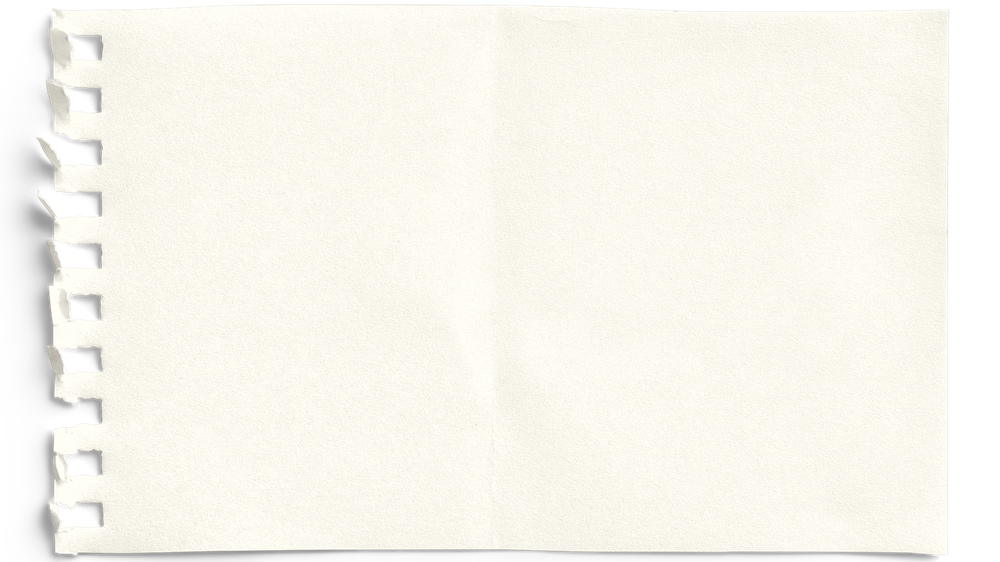
#> input picture assets/paper/a torn page of a notepad (horizontal, torn side left).png, 1000 x 562 px, shrunk from 1920 x 1080 before the run, found by its file name; its folder holds 4 pictures in this run
$ python temp_profile.py
#> lines starting #> are read from the running program, lines starting #| are printed output that depends on the picture
"""Print alpha profiles for each paper sheet so I can see which has a ragged bottom usable as a barrier."""
import os
from PIL import Image

FOLDER = r"assets\paper"

def row_coverage(a, w, y):
    step = max(1, w // 200)
    tot = op = 0
    for x in range(0, w, step):
        v = a.getpixel((x, y))
        tot += 1
        if v > 200:
            op += 1
    return round(100 * op / tot)

def col_coverage(a, h, x):
    step = max(1, h // 200)
    tot = op = 0
    for y in range(0, h, step):
        v = a.getpixel((x, y))
        tot += 1
        if v > 200:
            op += 1
    return round(100 * op / tot)

def main():
    for f in sorted(os.listdir(FOLDER)):
        if not f.lower().endswith('.png'):
            continue
        img = Image.open(os.path.join(FOLDER, f)).convert('RGBA')
#> img is the input picture: PIL image 1000x562 RGBA; mean R, G, B, A 215.7, 213.4, 205.5, 218.2
        w, h = img.size
#> w = 1000; h = 562
        a = img.getchannel('A')
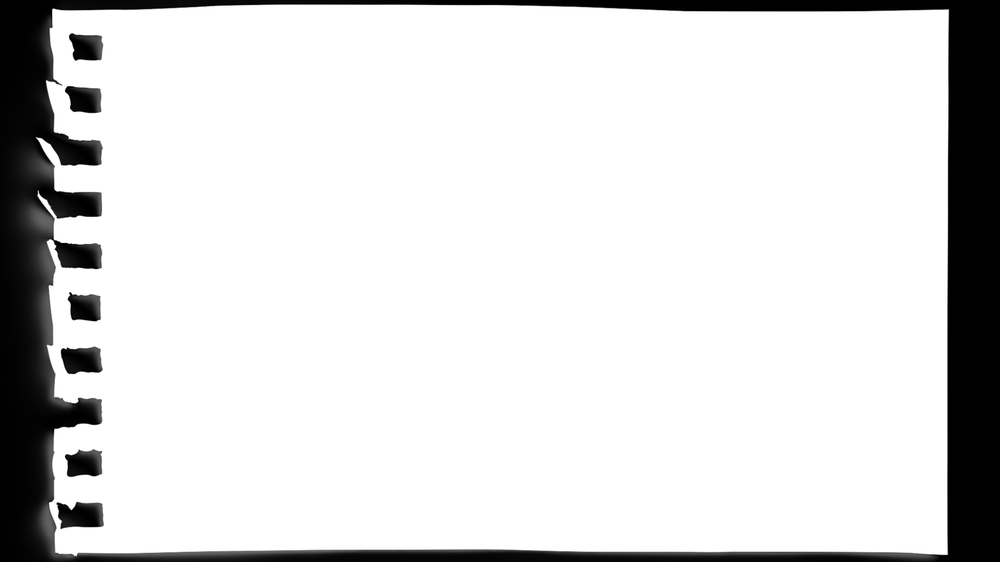
#> a: PIL image 1000x562 L; min 0, max 255, mean 218.2
        bbox = a.getbbox()
#> bbox = (0, 0, 952, 562)
        print(f'=== {f}  {w}x{h}  bbox={bbox}')
#| === a torn page of a notepad (horizontal, torn side left).png  1000x562  bbox=(0, 0, 952, 562)
        tops = [row_coverage(a, w, y) for y in [0, 5, 15, 30, 60, 120, 200]]
#> the loop in row_coverage, `for x in range(0, w, step):` made 200 passes
#> v on passes 1 to 3: 0, 0, 0
#> after the loop in row_coverage, `for x in range(0, w, step):`: op = 0; tot = 200
#> the loop in row_coverage (call 2), `for x in range(0, w, step):` made 200 passes
        bottoms = [row_coverage(a, w, y) for y in [h-1, h-5, h-15, h-30, h-60, h-120, h-200]]
        lefts = [col_coverage(a, h, x) for x in [0, 5, 15, 30, 60, 120]]
        rights = [col_coverage(a, h, x) for x in [w-1, w-5, w-15, w-30, w-60, w-120]]
        print('  top    coverage%:', tops)
#|   top    coverage%: [0, 26, 90, 90, 88, 90, 85]
        print('  bottom coverage%:', bottoms)
#|   bottom coverage%: [0, 0, 90, 90, 90, 90, 86]
        print('  left   coverage%:', lefts)
#|   left   coverage%: [0, 0, 0, 0, 73, 97]
        print('  right  coverage%:', rights)
#|   right  coverage%: [0, 0, 0, 0, 97, 96]
#> pass 2 of the loop in main, `for f in sorted(os.listdir(FOLDER)):`:
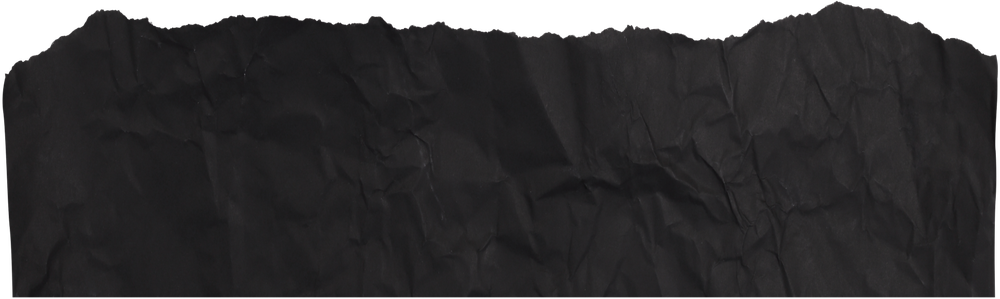
#> input picture assets/paper/crinkled black paper divider, torn edge top end.png, 1000 x 299 px, shrunk from 1920 x 574 before the run, found by its file name
#> in main, img is the input picture: PIL image 1000x299 RGBA; mean R, G, B, A 33.8, 32.6, 33.9, 227.7
#> in main, `a = img.getchannel('A')`:
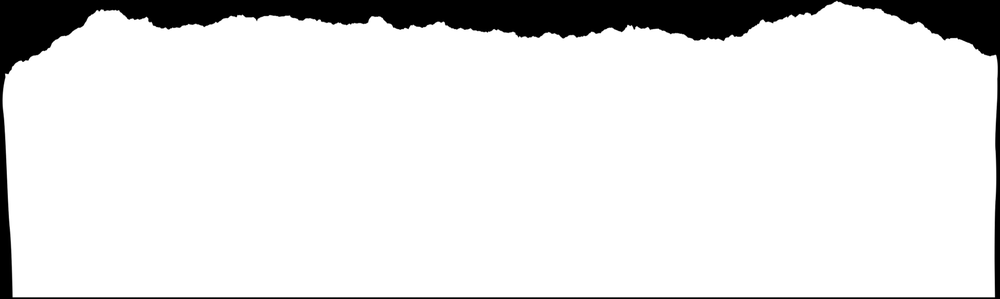
#> a: PIL image 1000x299 L; min 0, max 255, mean 227.7
#| === crinkled black paper divider, torn edge top end.png  1000x299  bbox=(0, 0, 1000, 298)
#|   top    coverage%: [0, 2, 14, 64, 97, 100, 98]
#|   bottom coverage%: [0, 98, 98, 98, 98, 99, 100]
#|   left   coverage%: [0, 20, 78, 80, 87, 95]
#|   right  coverage%: [0, 37, 81, 85, 87, 96]
#> pass 3 of the loop in main, `for f in sorted(os.listdir(FOLDER)):`:
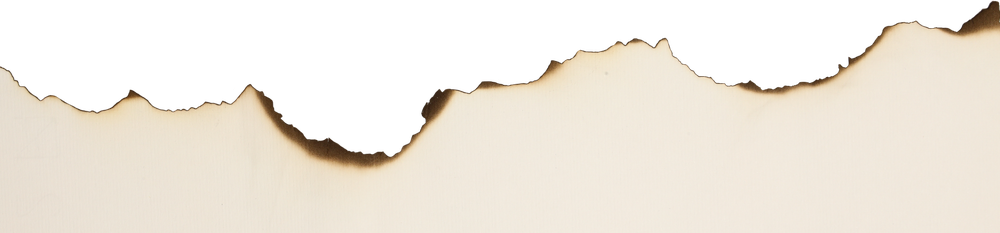
#> input picture assets/paper/paper edge burned top clean bottom.png, 1000 x 233 px, shrunk from 1920 x 447 before the run, found by its file name
#> in main, img is the input picture: PIL image 1000x233 RGBA; mean R, G, B, A 150.5, 143.9, 133.9, 163.8
#> in main, `a = img.getchannel('A')`:
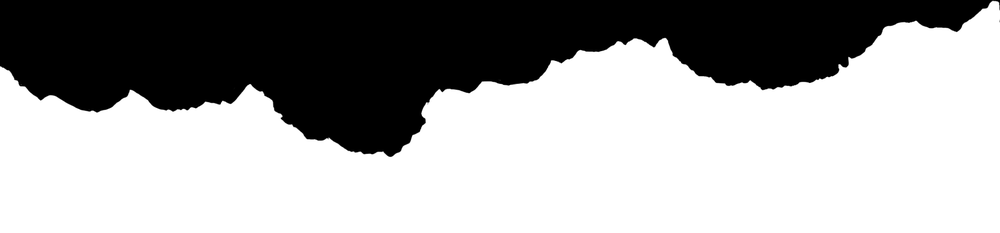
#> a: PIL image 1000x233 L; min 0, max 255, mean 163.8
#| === paper edge burned top clean bottom.png  1000x233  bbox=(0, 0, 1000, 233)
#|   top    coverage%: [0, 1, 2, 11, 26, 86, 100]
#|   bottom coverage%: [100, 100, 100, 100, 100, 86, 12]
#|   left   coverage%: [71, 70, 66, 60, 58, 57]
#|   right  coverage%: [95, 100, 96, 91, 88, 85]
#> the loop made 4 passes; the first 3 are shown

if __name__ == '__main__':
    main()
